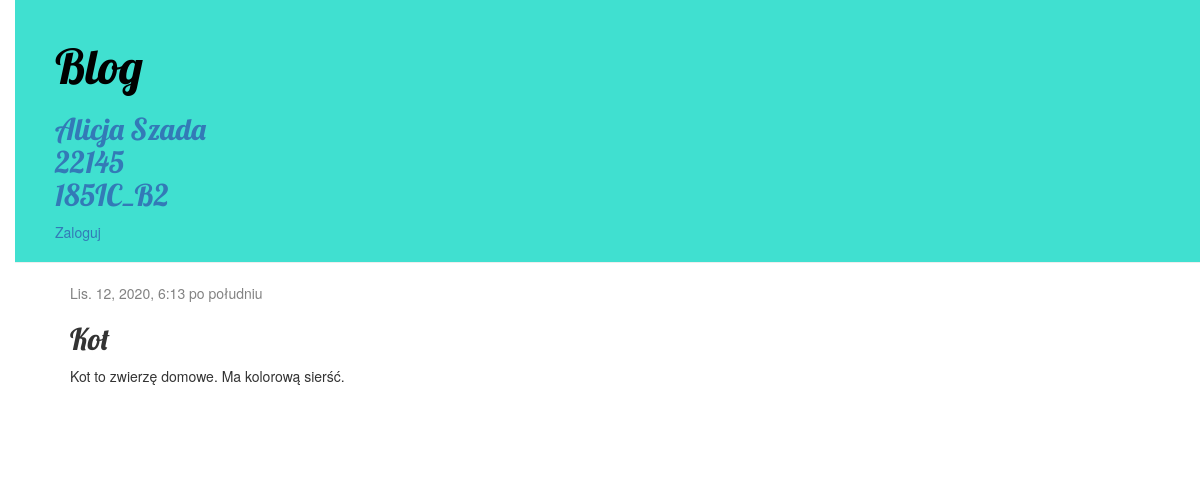
The app's page /post/4/ with its own data.
### blog/models.py (models this page shows, shortened)
class Post(models.Model):
    author = models.ForeignKey('auth.User', on_delete=models.CASCADE)
    title = models.CharField(max_length=200)
    text = models.TextField()
    created_date = models.DateTimeField(
            default=timezone.now)
    published_date = models.DateTimeField(
            blank=True, null=True)

### blog/views.py (the view)
# urls.py: path('post/<int:pk>/', views.post_detail, name='post_detail'),
def post_detail(request, pk):
    post = get_object_or_404(Post, pk=pk)
    return render(request, 'blog/post_detail.html', {'post': post})

### blog/templates/blog/post_detail.html (shortened to what this page needs)
{% extends 'blog/base.html' %}
{% block content %}
    <div class="post">
        {% if post.published_date %}
            <div class="date">
                {{ post.published_date }}
            </div>
        {% endif %}
        <h2>{{ post.title }}</h2>
        <p>{{ post.text|linebreaksbr }}</p>
    </div>
{% endblock %}

### static/css/blog-css.css (style rules this page uses)
body { padding-left: 15px; }
h1, h2, h3, h4 { font-family: 'Lobster', cursive; }
.date { color: #828282; }
.post { margin-bottom: 70px; }

### records on screen
Post: published_date "Lis. 12, 2020, 6:13 po południu", title "Kot", text "Kot to zwierzę domowe. Ma kolorową sierść."
